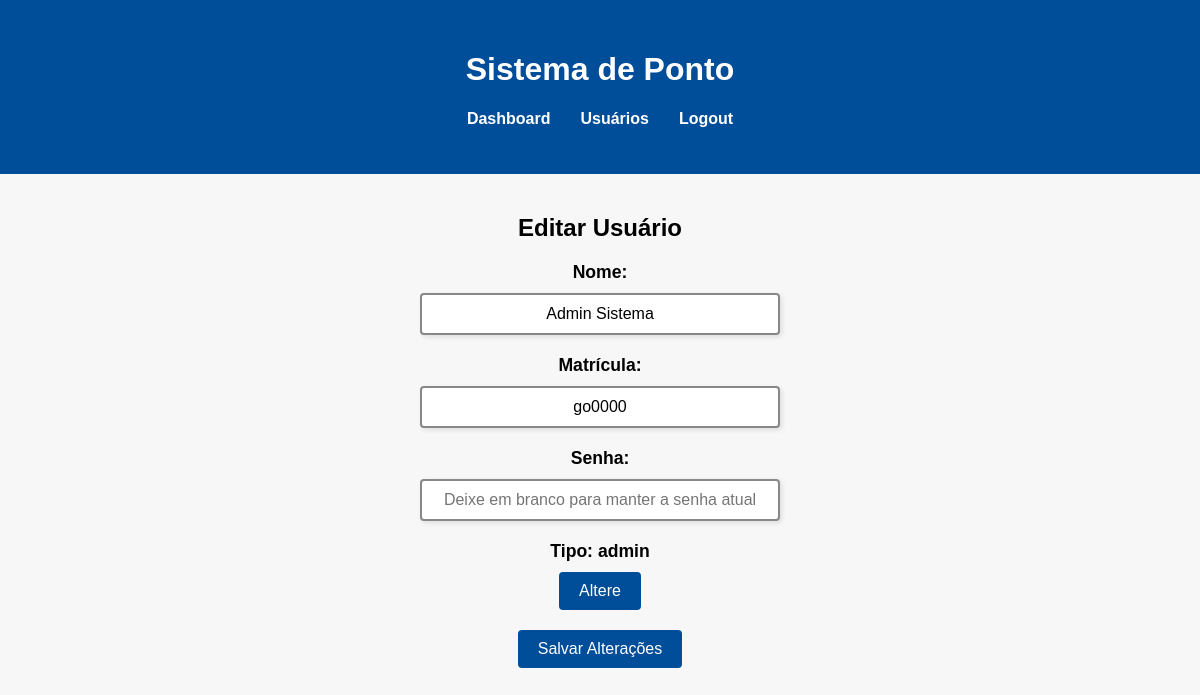
The app's page /editar_usuario/1 (signed in) with its own data.
### tables this page shows
CREATE TABLE usuarios (
                    id INTEGER PRIMARY KEY AUTOINCREMENT,
                    nome TEXT NOT NULL,
                    matricula TEXT UNIQUE NOT NULL,
                    senha TEXT NOT NULL,
                    tipo TEXT NOT NULL,
                    data_cadastro TIMESTAMP DEFAULT CURRENT_TIMESTAMP);

### app.py (the view)
@app.route('/editar_usuario/<int:id>', methods=['GET', 'POST'])
@verificar_permissao(['admin'])
def editar_usuario(id):
    conn = conectar_banco()
    c = conn.cursor()
    if request.method == 'POST':
        c.execute("SELECT nome, matricula, tipo FROM usuarios WHERE id = ?", (id,))
        usuario_atual = c.fetchone()
        nome = request.form.get('nome', '').strip().title() or usuario_atual[0]
        matricula = request.form.get('matricula', '').strip().lower() or usuario_atual[1]
        senha = request.form.get('senha', '').strip()
        tipo = request.form.get('tipo', '').strip() or usuario_atual[2]
        campos_atualizados = []
        try:
            if nome != usuario_atual[0]:
                c.execute("UPDATE usuarios SET nome = ? WHERE id = ?", (nome, id))
                campos_atualizados.append(f'nome de {usuario_atual[0]} para {nome}')
            if matricula != usuario_atual[1]:
                c.execute("UPDATE usuarios SET matricula = ? WHERE id = ?", (matricula, id))
                campos_atualizados.append(f'matrícula de {usuario_atual[1]} para {matricula}')
            if senha:
                senha_hashed = generate_password_hash(senha)
                c.execute("UPDATE usuarios SET senha = ? WHERE id = ?", (senha_hashed, id))
                campos_atualizados.append('senha')
            if tipo != usuario_atual[2]:
                c.execute("UPDATE usuarios SET tipo = ? WHERE id = ?", (tipo, id))
                campos_atualizados.append(f'tipo de {usuario_atual[2]} para {tipo}')
            conn.commit()
            if campos_atualizados:
                campos_str = ', '.join(campos_atualizados)
                flash(f'Alterações feitas com sucesso! Campos alterados: {campos_str}', 'success')
            else:
                flash('Nenhuma alteração foi realizada.', 'info')
            return redirect(url_for('editar_usuario', id=id))
        except sqlite3.Error as e:
            flash(f'Erro ao atualizar o usuário: {e}', 'error')
        finally:
            conn.close()
    else:
        c.execute("SELECT * FROM usuarios WHERE id = ?", (id,))
        usuario = c.fetchone()
        conn.close()
        return render_template('editar_usuario.html', usuario=usuario)

### app.py (called while the page is built)
def conectar_banco():
    conn = sqlite3.connect('ponto.db')
    return conn

def verificar_permissao(permissoes):
    def decorator(f):
        @wraps(f)
        def decorated_function(*args, **kwargs):
            if 'tipo' not in session or session['tipo'] not in permissoes:
                flash('Você não tem permissão para acessar esta página.', 'error')
                return redirect(url_for('cadastrar_ponto'))
            return f(*args, **kwargs)
        return decorated_function
    return decorator

### templates/editar_usuario.html (shortened to what this page needs)
<!DOCTYPE html>
<html lang="pt-BR">
<head>
</head>
<body class="edit-usuario-page">
    <header>
        <div class="container">
            <h1>Sistema de Ponto</h1>
            <nav>
                <ul>
                    <li><a href="{{ url_for('dashboard_usuario_admin') }}">Dashboard</a></li>
                    <li><a href="{{ url_for('usuarios') }}">Usuários</a></li>
                    <li><a href="{{ url_for('logout') }}">Logout</a></li>
                </ul>
            </nav>
        </div>
    </header>
    <main>
        <div class="container">
            <section class="edit-usuario-section">
                <h2>Editar Usuário</h2>
                <form action="{{ url_for('editar_usuario', id=usuario[0]) }}" method="post">
                    <div class="form-group">
                        <label for="nome">Nome:</label>
                        <input type="text" id="nome" name="nome" value="{{ usuario[1] }}">
                    </div>
                    <div class="form-group">
                        <label for="matricula">Matrícula:</label>
                        <input type="text" id="matricula" name="matricula" value="{{ usuario[2] }}">
                    </div>
                    <div class="form-group">
                        <label for="senha">Senha:</label>
                        <input type="password" id="senha" name="senha" placeholder="Deixe em branco para manter a senha atual">
                    </div>
                    <div class="form-group">
                        <label id="tipoLabel" for="tipo">Tipo: {{ usuario[4] }}</label>
                        <button type="button" onclick="openModal()">Altere</button>
                    </div>
                    <button type="submit">Salvar Alterações</button>
                </form>
            </section>
        </div>
    </main>
</body>
</html>

### templates/editar_usuario.html (style rules this page uses)
body { font-family: Arial, sans-serif; margin: 0; padding: 0; background-color: #f7f7f7; }
.container { max-width: 600px; margin: 0 auto; padding: 20px; }
header { background-color: #004d99; color: white; padding: 10px 0; text-align: center; }
nav ul { list-style: none; padding: 0; display: flex; justify-content: center; }
nav ul li { margin: 0 15px; }
nav ul li a { color: white; text-decoration: none; font-weight: bold; }
.edit-usuario-section { margin-top: 20px; text-align: center; }
.form-group { margin-bottom: 20px; display: flex; flex-direction: column; align-items: center; }
label { display: block; margin-bottom: 10px; font-weight: bold; font-size: 1.1em; }
input[type="text"], input[type="password"] { width: 60%; padding: 10px; font-size: 1em; border: 2px solid #888; border-radius: 4px; box-sizing: border-box; box-shadow: 2px 2px 5px rgba(0, 0, 0, 0.1); text-align: center; transition: border-color 0.3s ease; }
button { padding: 10px 20px; font-size: 1em; background-color: #004d99; color: white; border: none; border-radius: 4px; cursor: pointer; transition: background-color 0.3s ease; }

### records on screen
usuarios: nome "Admin Sistema", matricula "go0000", tipo "admin"
